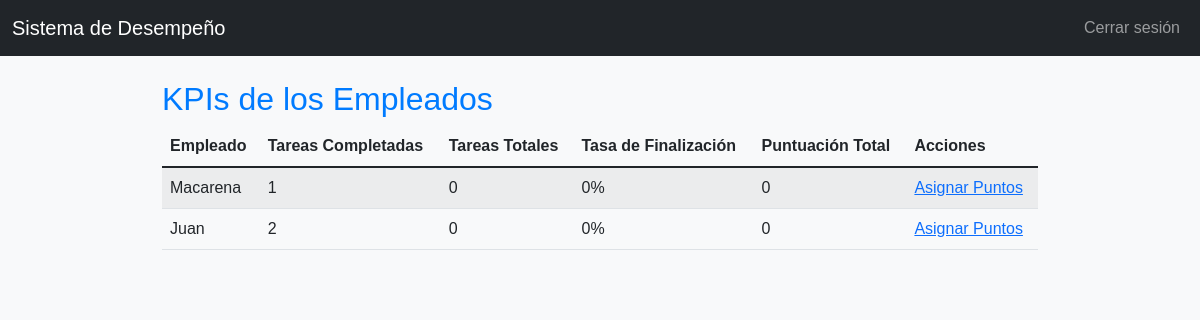
The app's page /core/ver_kpis/ (signed in) with its own data.
### core/models.py (models this page shows)
class KPI(models.Model):
    empleado = models.OneToOneField(Usuario, on_delete=models.CASCADE)
    tareas_completadas = models.IntegerField(default=0)
    tareas_totales = models.IntegerField(default=0)
    trabajo_en_equipo = models.IntegerField(default=0)  # Puntos de trabajo en equipo
    adaptacion = models.IntegerField(default=0)         # Puntos de adaptación
    comunicacion = models.IntegerField(default=0)       # Puntos de comunicación
    resolucion_problemas = models.IntegerField(default=0)  # Puntos de resolución de problemas
    @property
    def tasa_finalizacion(self):
        if self.tareas_totales == 0:
            return 0
        return (self.tareas_completadas / self.tareas_totales) * 100
    @property
    def puntos_competencias(self):
        return self.trabajo_en_equipo + self.adaptacion + self.comunicacion + self.resolucion_problemas
    @property
    def puntuacion_total(self):
        return self.tasa_finalizacion + self.puntos_competencias

class Usuario(AbstractUser):
    ROLES = [
        ('admin', 'Administrador'),
        ('empleado', 'Empleado'),
    ]
    role = models.CharField(max_length=10, choices=ROLES, default='empleado')
    groups = models.ManyToManyField(
        'auth.Group',
        related_name='usuario_groups',  # Nombre único para evitar conflictos
        blank=True,
    )
    user_permissions = models.ManyToManyField(
        'auth.Permission',
        related_name='usuario_permissions',  # Nombre único para evitar conflictos
        blank=True,
    )

### core/views.py (the view)
# urls.py: path('ver_kpis/', ver_kpis, name='ver_kpis'),  # Ver KPIs
@login_required
def ver_kpis(request):
    if request.user.role == 'admin':
        kpis = KPI.objects.all()  # El administrador ve todos los KPIs
    elif request.user.role == 'empleado':  # Si el usuario es empleado
        kpis = KPI.objects.filter(empleado=request.user)  # El empleado solo ve su propio KPI
    else:
        kpis = []
    return render(request, 'core/ver_kpis.html', {'kpis': kpis})

### core/templates/core/ver_kpis.html (shortened to what this page needs)
{% extends 'core/base.html' %}
{% block content %}
<h2>KPIs de los Empleados</h2>
<table class="table table-striped">
    <thead>
        <tr>
            <th>Empleado</th>
            <th>Tareas Completadas</th>
            <th>Tareas Totales</th>
            <th>Tasa de Finalización</th>
            <th>Puntuación Total</th>
            <th>Acciones</th>
        </tr>
    </thead>
    <tbody>
        {% for kpi in kpis %}
        <tr>
            <td>{{ kpi.empleado.username }}</td>
            <td>{{ kpi.tareas_completadas }}</td>
            <td>{{ kpi.tareas_totales }}</td>
            <td>{{ kpi.tasa_finalizacion }}%</td>
            <td>{{ kpi.puntuacion_total }}</td>
            <td>
                {% if kpi.empleado.id %}
                    <a href="{% url 'asignar_puntos_competencias' kpi.empleado.id %}">Asignar Puntos</a>
                {% else %}
                    <span>No se puede asignar puntos</span>
                {% endif %}
            </td>
        </tr>
        {% empty %}
        <tr>
            <td colspan="6">No hay KPIs disponibles.</td>
        </tr>
        {% endfor %}
    </tbody>
</table>
{% endblock %}

### core/templates/core/base.html (shortened to what this page needs)
<!DOCTYPE html>
<html lang="es">
<head>
    {% load static %}
    <link href="https://cdn.jsdelivr.net/npm/bootstrap@5.1.3/dist/css/bootstrap.min.css" rel="stylesheet">
    <link rel="stylesheet" href="{% static 'css/style.css' %}">
</head>
<body>
    <nav class="navbar navbar-expand-lg navbar-dark bg-dark">
        <div class="container-fluid">
            <a class="navbar-brand" href="{% url 'home' %}">Sistema de Desempeño</a>
            <div class="collapse navbar-collapse" id="navbarNav">
                <ul class="navbar-nav ms-auto">
                    {% if user.is_authenticated %}
                        <li class="nav-item">
                            <a class="nav-link" href="{% url 'logout' %}">Cerrar sesión</a>
                        </li>
                    {% else %}
                        <li class="nav-item">
                            <a class="nav-link" href="{% url 'login' %}">Iniciar sesión</a>
                        </li>
                    {% endif %}
                </ul>
            </div>
        </div>
    </nav>
    <div class="container mt-4">
        {% block content %}
        {% endblock %}
    </div>
</body>
</html>

### static/css/style.css (style rules this page uses)
body { background-color: #f8f9fa; font-family: Arial, sans-serif; }
h2, h1 { color: #007bff; }
.navbar { background-color: #343a40; }
.container { max-width: 900px; margin-top: 40px; }

### records on screen
KPI: empleado.username "Macarena", tareas_completadas "1", tareas_totales "0", tasa_finalizacion "0", puntuacion_total "0", shows "Asignar Puntos"
KPI: empleado.username "Juan", tareas_completadas "2", tareas_totales "0", tasa_finalizacion "0", puntuacion_total "0", shows "Asignar Puntos"
